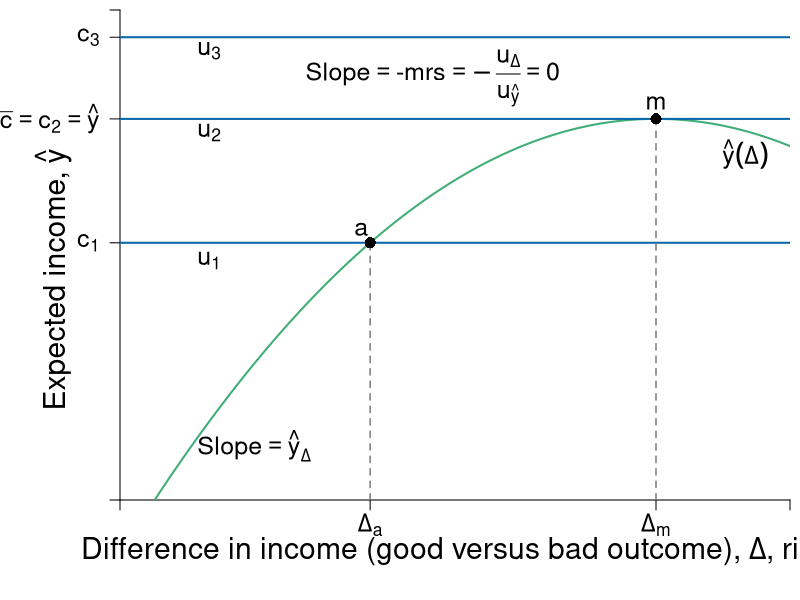

Reproduce this figure in R.
require(ggplot2)
require(shape)
pdf(file = "risk/risk_return_neutral.pdf", width = 9, height = 7)

# Set parameters for graphics
axislabelsize <- 1.8
labelsize <- 1.5
namesize <- 1.8
annotatesize <- 1.5
graphlinewidth <- 2
segmentlinewidth <- 1.5

COL <- c("#7fc97f", "#beaed4", "#fdc086", "#ffff99", "#386cb0", "#f0027f", "#bf5b17", "#666666")
COLA <- c("#e0f3db", "#99d8c9","#66c2a4","#41ae76", "#238b45", "#005824")
COLB <- c("#c6dbef", "#4eb3d3", "#2b8cbe", "#0868ac","#084081")
COLC <- c("#fcfbfd", "#efedf5", "#dadaeb", "#bcbddc", "#9e9ac8", "#807dba", "#6a51a3", "#54278f", "#3f007d")
grays <- gray.colors(25, start = 1, end = 0, alpha = 1)

a <- c(2, 4, 6)
par(mar =  c(5, 6, 0.5, 0.5))
xlims <- c(0, 15)
ylims <- c(0, 18)

riskreturn <- function(g, int1 = 14, int2 = 4, coeff = 1/3){
  int1 - (int2 - (coeff)*g)^2
}

uA <- function(y, g, slope = 0.5){
  y+ y*g  - slope*g^2
}

indiffA <- function(g, intercept = 3, slope = 0.125){
  intercept  + slope*g^2
}


#Plot command 
plot(0, 0, xlim = xlims, ylim = ylims, 
     type = "n",
     xlab = expression(paste("")),
     ylab = expression(paste("")), 
     axes = FALSE,
     # xlab = expression(paste("Bob's Payoff, ", u^B)),
     # ylab = expression(paste("Alfredo's Payoff, ", u^A)),
     #xaxt = "n", 
     #yaxt = "n", 
     cex.lab = axislabelsize, 
     bty = "n", 
     xaxs = "i", 
     yaxs = "i"
)

ticksy <- c(0,  riskreturn(g = 5.6), riskreturn(g = 12), 17, ylims[2])
ylabels <- c(NA, expression(paste(c[1])), expression(paste(bar(c) == c[2],phantom() == hat(y))), expression(paste(c[3])), NA)
ticksx <- c(0, 5.6, 12, xlims[2])
xlabels <- c(NA, expression(paste(Delta[a])), expression(paste(Delta[m])), NA)

axis(1, at = ticksx, pos = 0, labels = xlabels, cex.axis = labelsize)
axis(2, at = ticksy, pos = 0, labels = ylabels, las = 1, cex.axis = labelsize)
mtext(expression(paste("Difference in income (good versus bad outcome), ", Delta, ", risk")), side = 1, line = 2.5, cex = axislabelsize)
text(xlims[1] - 1.5, ylims[2] - 0.55*(ylims[2] - ylims[1]), expression(paste("Expected income, ", hat(y))), xpd = TRUE, cex = axislabelsize, srt = 90) 


npts <- 500 
xx1 <- seq(xlims[1], xlims[2], length.out = npts)
lines(xx1, riskreturn(xx1), col = COLA[4], lwd = graphlinewidth, lty = 1)

#Add points a, b, c and c
#segments(5.6, 0, 5.6, riskreturn(g = 5.6), lty = 2, col = COLB[4], lwd = segmentlinewidth)
segments(0, riskreturn(g = 5.6), xlims[2], riskreturn(g = 5.6), lty = 1, col = COLB[4], lwd = graphlinewidth)
segments(0, riskreturn(g = 12) , xlims[2], riskreturn(g = 12) , lty = 1, col = COLB[4], lwd = graphlinewidth)
segments(0, 17, xlims[2], 17, lty = 1, col = COLB[4], lwd = graphlinewidth)

segments(5.6, 0, 5.6, riskreturn(g = 5.6), lty = 2, col = grays[20], lwd = segmentlinewidth)

segments(12, 0, 12, riskreturn(g = 12) , lty = 2, col = grays[20], lwd = segmentlinewidth)


#Label risk return schedule
text(14, 12.7, expression(paste(hat(y)(Delta))), cex = labelsize)


#Label value functions
text(2, 8.8, expression(u[1]), cex = labelsize)
text(2, 13.5, expression(u[2]), cex = labelsize)
text(2, 16.5, expression(u[3]), cex = labelsize)

points(5.6, riskreturn(g = 5.6), pch = 16, col = "black", cex = 1.5)
text(5.6 - 0.2, riskreturn(g = 5.6) + 0.5, expression(paste(a)), cex = labelsize)

points(12, riskreturn(g = 12) , pch = 16, col = "black", cex = 1.5)
text(12, riskreturn(g = 12) + 0.6, expression(paste(m)), cex = labelsize)

text(7, riskreturn(g = 12) + 1.5, expression(paste("Slope", phantom()==phantom(), "-mrs", phantom()== -frac(u[Delta],u[hat(y)]), phantom() == 0)), cex = labelsize)
text(3, 2, expression(paste("Slope", phantom()== hat(y)[Delta])), cex = labelsize)


dev.off()
